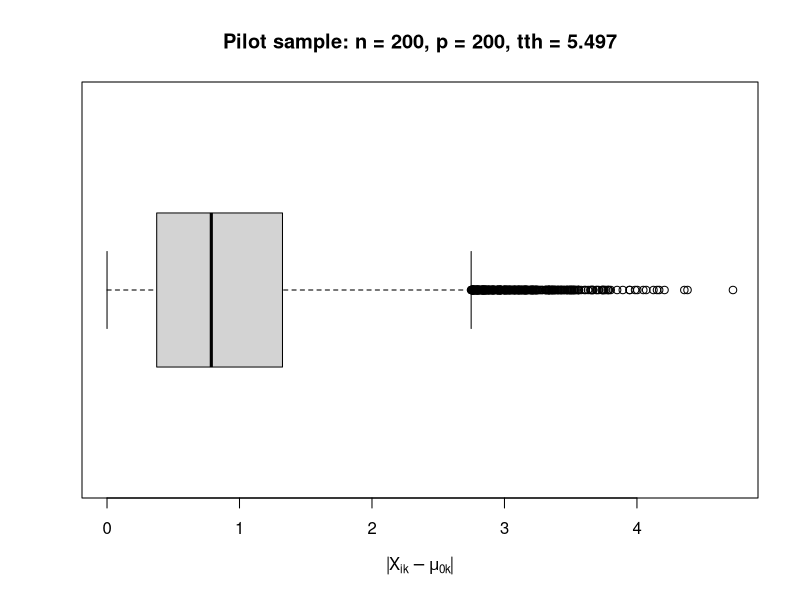

Here is the R script that generated this plot:
# ============================================================================
# LIGHT-TAILED LINEAR-PROCESS SIMULATION: ONE (n,p) PANEL
#
# Change only the values in the first section. The code:
#   1. selects the truncation threshold from an independent pilot sample;
#   2. calculates our test and Yin's test;
#   3. reports empirical rejection probabilities;
#   4. prints a copy-ready LaTeX panel in the R console.
# ============================================================================


# ============================================================================
# VALUES TO CHANGE
# ============================================================================

n <- 200
p <- n
# Other choices:
# p <- n / 2
# p <- 3 * n / 2
p <- as.integer(p)

B <- 1000L                 # number of Monte Carlo replications
theta <- 0.5
q_observed <- 0.5
null_mean <- 0
test_level <- 0.05
threshold_multiplier <- 2
master_seed <- 20261001L

output_prefix <- paste0("light_tailed_n", n, "_p", p)


# ============================================================================
# SIGNAL VALUES
# ============================================================================

alpha_values_for_n <- function(n) {
  c(
    n^(-7 / 8) / 10,
    n^(-5 / 8) / 10,
    0,
    0.02,
    0.04,
    0.06,
    0.08,
    0.10
  )
}

alpha_labels <- c(
  "$n^{-7/8}/10$",
  "$n^{-5/8}/10$",
  "0",
  "0.02",
  "0.04",
  "0.06",
  "0.08",
  "0.10"
)


# ============================================================================
# STEP 1: GENERATE THE LINEAR PROCESS
# ============================================================================

generate_linear_process <- function(n, p, theta) {
  if (!is.finite(theta) || abs(theta) >= 1) {
    stop("theta must satisfy |theta| < 1.")
  }

  zeta <- matrix(
    rnorm(n * p),
    nrow = n,
    ncol = p
  )

  W <- matrix(
    0,
    nrow = n,
    ncol = p
  )

  previous_W <- numeric(n)

  for (k in seq_len(p)) {
    W[, k] <- zeta[, k] + theta * previous_W
    previous_W <- W[, k]
  }

  W
}


# ============================================================================
# STEP 2: GENERATE THE MISSINGNESS INDICATORS
# ============================================================================

generate_missing_indicators <- function(n, p, q_observed) {
  if (!is.finite(q_observed) ||
      q_observed <= 0 ||
      q_observed > 1) {
    stop("q_observed must lie in (0,1].")
  }

  matrix(
    rbinom(
      n * p,
      size = 1,
      prob = q_observed
    ),
    nrow = n,
    ncol = p
  )
}


expand_null_mean <- function(null_mean, p) {
  if (length(null_mean) == 1L) {
    return(rep(null_mean, p))
  }

  if (length(null_mean) != p) {
    stop("null_mean must be a scalar or a vector of length p.")
  }

  null_mean
}


# ============================================================================
# STEP 3: SELECT THE TRUNCATION THRESHOLD FROM A PILOT SAMPLE
# ============================================================================

select_pilot_threshold <- function(settings, make_plot = TRUE) {
  set.seed(settings$seed + 1L)

  W <- generate_linear_process(
    n = settings$n,
    p = settings$p,
    theta = settings$theta
  )

  epsilon <- generate_missing_indicators(
    n = settings$n,
    p = settings$p,
    q_observed = settings$q_observed
  )

  mu0 <- expand_null_mean(
    settings$null_mean,
    settings$p
  )

  X <- sweep(
    W,
    MARGIN = 2,
    STATS = mu0,
    FUN = "+"
  )

  centered <- sweep(
    X,
    MARGIN = 2,
    STATS = mu0,
    FUN = "-"
  )

  absolute_observed_values <- abs(
    centered[epsilon == 1]
  )

  upper_whisker <- boxplot.stats(
    absolute_observed_values
  )$stats[5L]

  tau <- settings$threshold_multiplier * upper_whisker

  if (make_plot) {
    boxplot(
      absolute_observed_values,
      horizontal = TRUE,
      outline = TRUE,
      xlab = expression(abs(X[ik] - mu[0 * k])),
      main = paste0(
        "Pilot sample: n = ",
        settings$n,
        ", p = ",
        settings$p,
        ", tth = ",
        sprintf("%.3f", tau)
      )
    )

    abline(
      v = tau,
      col = "red",
      lty = 2,
      lwd = 2
    )
  }

  list(
    threshold = tau,
    upper_whisker = upper_whisker,
    pilot_observed_proportion = mean(epsilon)
  )
}


# ============================================================================
# STEP 4: CALCULATE THE TEST STATISTIC
# ============================================================================

# For a matrix A with
#
# A[i,k] = epsilon[i,k] * (X[i,k] - mu0[k]),
#
# this function calculates
#
# U_n = {n(n-1)}^(-1)
#       sum_{i != j} sum_k A[i,k]A[j,k],
#
# together with its null-variance estimator.

calculate_quadratic_test <- function(A, test_level) {
  sample_size <- nrow(A)

  column_sums <- colSums(A)
  column_square_sums <- colSums(A^2)

  U_n <- sum(
    column_sums^2 - column_square_sums
  ) / (sample_size * (sample_size - 1))

  inner_products <- tcrossprod(A)
  diag(inner_products) <- 0

  variance_estimate <- 2 * sum(inner_products^2) /
    (sample_size^2 * (sample_size - 1)^2)

  if (!is.finite(variance_estimate) ||
      variance_estimate <= 0) {
    return(
      c(
        U_n = U_n,
        variance_estimate = NA_real_,
        test_statistic = NA_real_,
        reject = NA_real_
      )
    )
  }

  test_statistic <- U_n / sqrt(variance_estimate)

  critical_value <- qnorm(
    1 - test_level / 2
  )

  c(
    U_n = U_n,
    variance_estimate = variance_estimate,
    test_statistic = test_statistic,
    reject = as.integer(
      abs(test_statistic) > critical_value
    )
  )
}


# Our proposed test truncates the data in both U_n and the
# variance estimator.

calculate_proposed_test <- function(A, tau, test_level) {
  A_truncated <- A

  A_truncated[
    abs(A_truncated) > tau
  ] <- 0

  calculate_quadratic_test(
    A = A_truncated,
    test_level = test_level
  )
}


# Yin's test uses the untruncated data.

calculate_yin_test <- function(A, test_level) {
  calculate_quadratic_test(
    A = A,
    test_level = test_level
  )
}


# ============================================================================
# LATEX OUTPUT
# ============================================================================

format_probability <- function(x) {
  if (!is.finite(x)) {
    return("NA")
  }

  x <- round(x, 3)

  if (isTRUE(all.equal(x, 1))) {
    return("1")
  }

  sprintf("%.3f", x)
}


make_latex_panel <- function(results) {
  required_columns <- c(
    "n",
    "threshold",
    "alpha_label",
    "proposed_rejection_probability",
    "yin_rejection_probability"
  )

  missing_columns <- setdiff(
    required_columns,
    names(results)
  )

  if (length(missing_columns) > 0L) {
    stop(
      "The following result columns are missing: ",
      paste(missing_columns, collapse = ", ")
    )
  }

  latex_rows <- vapply(
    seq_len(nrow(results)),
    function(j) {
      paste0(
        results$alpha_label[j],
        " & ",
        format_probability(
          results$proposed_rejection_probability[j]
        ),
        " & ",
        format_probability(
          results$yin_rejection_probability[j]
        ),
        "\\\\"
      )
    },
    character(1L)
  )

  c(
    paste0(
      "\\LightPanel{",
      results$n[1L],
      "}{",
      sprintf("%.3f", results$threshold[1L]),
      "}{%"
    ),
    latex_rows,
    "}"
  )
}


# ============================================================================
# CHECK THE INPUT VALUES
# ============================================================================

validate_settings <- function(settings) {
  required_names <- c(
    "n",
    "p",
    "B",
    "theta",
    "q_observed",
    "null_mean",
    "test_level",
    "threshold_multiplier",
    "seed",
    "output_prefix"
  )

  missing_names <- setdiff(
    required_names,
    names(settings)
  )

  if (length(missing_names) > 0L) {
    stop(
      "Missing settings: ",
      paste(missing_names, collapse = ", "),
      "."
    )
  }

  if (settings$n < 2L) {
    stop("n must be at least 2.")
  }

  if (settings$p < 1L) {
    stop("p must be positive.")
  }

  if (settings$B < 1L) {
    stop("B must be positive.")
  }

  if (settings$test_level <= 0 ||
      settings$test_level >= 1) {
    stop("test_level must lie in (0,1).")
  }

  invisible(TRUE)
}


# ============================================================================
# STEPS 5 AND 6: TWO-SIDED TEST AND MONTE CARLO REPLICATIONS
# ============================================================================

run_light_panel <- function(settings) {
  validate_settings(settings)

  csv_file <- paste0(
    settings$output_prefix,
    "_results.csv"
  )

  rds_file <- paste0(
    settings$output_prefix,
    "_results.rds"
  )

  tex_file <- paste0(
    settings$output_prefix,
    "_panel.tex"
  )

  plot_file <- paste0(
    settings$output_prefix,
    "_pilot_boxplot.pdf"
  )

  pdf(
    plot_file,
    width = 7,
    height = 4
  )

  pilot <- tryCatch(
    select_pilot_threshold(
      settings,
      make_plot = TRUE
    ),
    finally = dev.off()
  )

  tau <- pilot$threshold

  alpha_values <- alpha_values_for_n(
    settings$n
  )

  mu0 <- expand_null_mean(
    settings$null_mean,
    settings$p
  )

  proposed_rejections <- integer(
    length(alpha_values)
  )

  yin_rejections <- integer(
    length(alpha_values)
  )

  proposed_valid_replications <- integer(
    length(alpha_values)
  )

  yin_valid_replications <- integer(
    length(alpha_values)
  )

  cat(
    "Running n =",
    settings$n,
    ", p =",
    settings$p,
    ", B =",
    settings$B,
    ", tth =",
    sprintf("%.3f", tau),
    "\n"
  )

  # Generate the signal direction once and keep it fixed
  # throughout this panel.

  set.seed(settings$seed + 2L)

  v <- runif(
    settings$p,
    min = 2,
    max = 7
  )

  for (replication in seq_len(settings$B)) {
    set.seed(
      settings$seed + 1000L + replication
    )

    W <- generate_linear_process(
      n = settings$n,
      p = settings$p,
      theta = settings$theta
    )

    epsilon <- generate_missing_indicators(
      n = settings$n,
      p = settings$p,
      q_observed = settings$q_observed
    )

    # The same W and epsilon are used for all signal levels
    # within a given Monte Carlo replication.

    for (j in seq_along(alpha_values)) {
      alpha_prime <- alpha_values[j]

      Delta <- alpha_prime *
        settings$n^(-1 / 8) *
        v

      X <- sweep(
        W,
        MARGIN = 2,
        STATS = mu0 + Delta,
        FUN = "+"
      )

      centered <- sweep(
        X,
        MARGIN = 2,
        STATS = mu0,
        FUN = "-"
      )

      A <- centered * epsilon

      proposed_result <- calculate_proposed_test(
        A = A,
        tau = tau,
        test_level = settings$test_level
      )

      yin_result <- calculate_yin_test(
        A = A,
        test_level = settings$test_level
      )

      if (!is.na(proposed_result["reject"])) {
        proposed_rejections[j] <-
          proposed_rejections[j] +
          as.integer(proposed_result["reject"])

        proposed_valid_replications[j] <-
          proposed_valid_replications[j] + 1L
      }

      if (!is.na(yin_result["reject"])) {
        yin_rejections[j] <-
          yin_rejections[j] +
          as.integer(yin_result["reject"])

        yin_valid_replications[j] <-
          yin_valid_replications[j] + 1L
      }
    }

    progress_interval <- max(
      1L,
      settings$B %/% 10L
    )

    if (replication %% progress_interval == 0L ||
        replication == settings$B) {
      cat(
        "Completed",
        replication,
        "of",
        settings$B,
        "replications\n"
      )
    }
  }

  proposed_probabilities <- ifelse(
    proposed_valid_replications > 0,
    proposed_rejections /
      proposed_valid_replications,
    NA_real_
  )

  yin_probabilities <- ifelse(
    yin_valid_replications > 0,
    yin_rejections /
      yin_valid_replications,
    NA_real_
  )

  results <- data.frame(
    n = rep(settings$n, length(alpha_values)),
    p = rep(settings$p, length(alpha_values)),
    threshold = rep(tau, length(alpha_values)),
    upper_whisker = rep(
      pilot$upper_whisker,
      length(alpha_values)
    ),
    pilot_observed_proportion = rep(
      pilot$pilot_observed_proportion,
      length(alpha_values)
    ),
    alpha_label = alpha_labels,
    alpha_prime = alpha_values,
    proposed_rejection_probability =
      proposed_probabilities,
    yin_rejection_probability =
      yin_probabilities,
    proposed_valid_replications =
      proposed_valid_replications,
    yin_valid_replications =
      yin_valid_replications,
    stringsAsFactors = FALSE
  )

  write.csv(
    results,
    csv_file,
    row.names = FALSE
  )

  saveRDS(
    list(
      settings = settings,
      pilot = pilot,
      signal_direction = v,
      results = results
    ),
    rds_file
  )

  latex_output <- make_latex_panel(results)

  writeLines(
    latex_output,
    con = tex_file
  )

  cat("\nNumerical results:\n")

  print(
    data.frame(
      alpha = results$alpha_label,
      proposed =
        results$proposed_rejection_probability,
      yin =
        results$yin_rejection_probability,
      check.names = FALSE
    ),
    row.names = FALSE
  )

  cat(
    "\nPilot upper whisker:",
    sprintf("%.3f", pilot$upper_whisker),
    "\nTruncation threshold:",
    sprintf("%.3f", tau),
    "\nPilot observed proportion:",
    sprintf("%.3f", pilot$pilot_observed_proportion),
    "\n"
  )

  cat(
    "\n============================================================\n",
    "COPY THE FOLLOWING OUTPUT DIRECTLY INTO THE LATEX TABLE\n",
    "============================================================\n\n",
    sep = ""
  )

  writeLines(latex_output)

  cat(
    "\n============================================================\n"
  )

  invisible(results)
}


# ============================================================================
# RUN THE SELECTED PANEL
# ============================================================================

settings <- list(
  n = n,
  p = p,
  B = B,
  theta = theta,
  q_observed = q_observed,
  null_mean = null_mean,
  test_level = test_level,
  threshold_multiplier = threshold_multiplier,
  seed = master_seed,
  output_prefix = output_prefix
)

results <- run_light_panel(settings)
